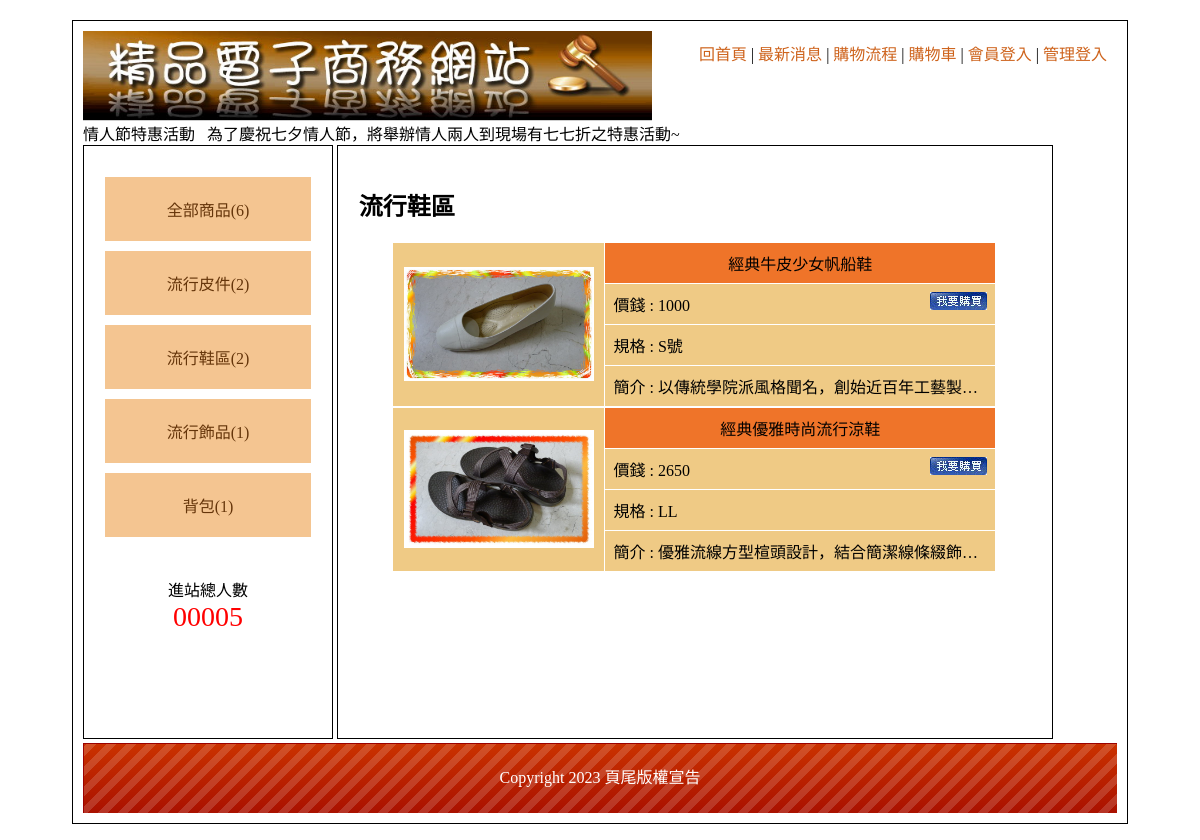
The page /?th=2 on the database its author committed.
### tables this page shows
CREATE TABLE `th` (
  `id` int(8) UNSIGNED NOT NULL,
  `name` text NOT NULL,
  `parent` int(8) UNSIGNED NOT NULL DEFAULT 0
);

CREATE TABLE `products` (
  `id` int(8) UNSIGNED NOT NULL,
  `name` text NOT NULL,
  `no` text NOT NULL,
  `price` int(10) UNSIGNED NOT NULL,
  `spec` text NOT NULL,
  `stock` int(10) UNSIGNED NOT NULL,
  `img` text NOT NULL,
  `intro` text NOT NULL,
  `big` int(8) UNSIGNED NOT NULL,
  `mid` int(8) UNSIGNED NOT NULL,
  `sh` tinyint(1) UNSIGNED NOT NULL DEFAULT 1
);

CREATE TABLE `bottom` (
  `id` int(4) UNSIGNED NOT NULL,
  `bottom` text NOT NULL
);

### api/base.php (called while the page is built, shortened)
<?php
$Th = new DB('th');
$Products = new DB('products');
$Bottom = new DB('bottom');
class DB
{
    protected $dsn = "mysql:host=localhost;charest=utf8;dbname=db04";
    protected $table;
    protected $pdo;
    function __construct($table)
    {
        $this->table = $table;
        $this->pdo = new PDO($this->dsn, 'root', '');
    }
    protected function arrayToSqlArray($array)
    {
        foreach ($array as $key => $value) {
            $tmp[] = "`$key`='$value'";
        }
        return $tmp;
    }
    public function all(...$args)
    {
        $sql = " SELECT * FROM `$this->table` ";
        if (isset($args[0])) {
            if (is_array($args[0])) {
                $sql .= " WHERE " . join(" && ", $this->arrayToSqlArray($args[0]));
            } else {
                $sql .= $args[0];
            }
        }
        return $this->pdo->query($sql)->fetchAll(PDO::FETCH_ASSOC);
    }
    public function find($find)
    {
        $sql = " SELECT * FROM `$this->table` WHERE ";
        if (is_array($find)) {
            $sql .= join(" && ", $this->arrayToSqlArray($find));
        } else {
            $sql .= " `id` = " . $find;
        }
        return $this->pdo->query($sql)->fetch(PDO::FETCH_ASSOC);
    }
    protected function math($math, $field, $condition)
    {
        $sql = " SELECT $math($field) FROM `$this->table` ";
        if ($condition !== 1) {
            if (is_array($condition)) {
                $sql .= " WHERE " . join(" && ", $this->arrayToSqlArray($condition));
            } else {
                $sql .= $condition;
            }
        }
        return $this->pdo->query($sql)->fetchColumn();
    }
    public function count($condition)
    {
        return $this->math('COUNT', '*', $condition);
    }
}
?>

### index.php (the view, shortened to what this page needs)
<?php
include_once "./api/base.php";
?>
<!DOCTYPE html PUBLIC "-//W3C//DTD XHTML 1.0 Transitional//EN" "http://www.w3.org/TR/xhtml1/DTD/xhtml1-transitional.dtd">
<html xmlns="http://www.w3.org/1999/xhtml">
<head>
        <link href="./css/css.css" rel="stylesheet" type="text/css">
</head>
<body>
        <div id="main">
                <div id="top">
                        <a href="./index.php">
                                <img src="./icons/0416.jpg" width="55%;">
                        </a>
                        <div style="padding:10px;float:right">
                                <a href="?">回首頁</a> |
                                <a href="?do=news">最新消息</a> |
                                <a href="?do=look">購物流程</a> |
                                <a href="?do=buycart">購物車</a> |
                                <?php
                                if (isset($_SESSION['member'])) {
                                ?>
                                        <a href="./api/logout.php?table=member" style="color:#f00;">會員登出</a>
                                <?php
                                } else { ?>
                                        <a href="?do=login">會員登入</a>
                                <?php
                                }
                                ?>
                                |
                                <?php
                                if (isset($_SESSION['admin'])) {
                                ?>
                                        <a href="./back.php?do=admin" style="color:#f00;">返回管理</a>
                                <?php
                                } else { ?>
                                        <a href="?do=admin">管理登入</a>
                                <?php
                                }
                                ?>
                        </div>
                        <marquee behavior="" direction="">
                                情人節特惠活動 &nbsp; 為了慶祝七夕情人節，將舉辦情人兩人到現場有七七折之特惠活動~
                        </marquee>
                </div>
                <div id="left" class="ct">
                        <div style="min-height:400px;">
                                <a href="?th=0">全部商品(<?= $Products->count(['sh' => 1]); ?>)</a>
                                <?php
                                $bigs = $Th->all(['parent' => 0]);
                                foreach ($bigs as $big) {
                                        echo "<div class='ww'>";
                                ?>
                                        <a href="?th=<?= $big['id']; ?>"><?= $big['name']; ?>(<?= $Products->count(['sh' => 1, 'big' => $big['id']]); ?>)</a>
                                <?php
                                        echo "</div>";
                                }
                                ?>
                        </div>
                        <span>
                                <div>進站總人數</div>
                                <div style="color:#f00; font-size:28px;">
                                        00005 </div>
                        </span>
                </div>
                <div id="right">
                        <?php
                        $do = $_GET['do'] ?? 'main';
                        $file = "./front/" . $do . ".php";
                        if (file_exists($file)) {
                                include_once $file;
                        } else {
                                include_once "./front/main.php";
                        }
                        ?>
                </div>
                <div id="bottom" style="line-height:70px;background:url(./icons/bot.png); color:#FFF;" class="ct">
                        <?= $Bottom->find(1)['bottom']; ?></div>
        </div>
</body>
</html>

### front/main.php
<?php
if (isset($_GET['th']) && $_GET['th'] != 0) {
    $th = $Th->find($_GET['th']);
    if ($th['parent'] == 0) {
        $nav = $th['name'];
        $rows = $Products->all(['sh' => 1, 'big' => $th['id']]);
    } else {
        $big = $Th->find($th['parent']);
        $nav = $big['name'] . ">" . $th['name'];
        $rows = $Products->all(['sh' => 1, 'mid' => $th['id']]);
    }
} else {
    $nav = '全部商品';
    $rows = $Products->all(['sh' => 1]);
}
?>
<h2><?= $nav; ?></h2>
<div class="all ">
    <?php
    foreach ($rows as $row) {
    ?>
        <div class="flexCenterCenter pp bor-wh">
            <div style="width: 35%;box-sizing:border-box;" class="flexCenterCenter pp ct">
                <a href="?do=detail&id=<?= $row['id']; ?>">
                    <img style="object-fit:cover; width:90%; " src="./upload/<?= $row['img']; ?>" alt="">
                </a>
            </div>
            <div style="width: 65%;box-sizing:border-box">
                <div class="pd ct tt bor-wh bor-bt-none bor-tp-none"><?= $row['name']; ?> </div>
                <div class="pd pp bor-wh bor-bt-none">價錢 : <?= $row['price']; ?><a href="?do=detail&id=<?= $row['id']; ?>" style="float: right;"><img src="./icons/0402.jpg" alt=""></a></div>
                <div class="pd pp bor-wh bor-bt-none">規格 : <?= $row['spec']; ?></div>
                <div class="pd pp bor-wh bor-bt-none single-ellipsis">簡介 : <?= $row['intro']; ?></div>
            </div>
        </div>
    <?php
    }
    ?>
</div>

### css/css.css (style rules this page uses)
body { font-family: "微軟正黑體"; }
#main { width: 1034px; padding: 10px; margin: 20px auto 20px auto; border: #000 solid 1px; min-height: 768px; }
#top a { color: #CE631C; text-decoration: none; }
#left { display: inline-block; width: 20%; padding: 2%; min-height: 550px; vertical-align: top; border: #000 1px solid; }
#left a { display: block; padding: 20px 5px 20px 5px; text-decoration: none; background: #F4C591; margin: 10px auto 10px auto; color: #65350A; }
.ct { text-align: center; }
#right { display: inline-block; width: 65%; padding: 2%; min-height: 550px; border: #000 1px solid; height: 550px; overflow: auto; }
#bottom { height: 70px; background: url(../icons/bot.png); background-size: cover; }
.all { width: 90%; margin: 10px auto 10px auto; }
.tt { background: #EF7429; }
.pp { background: #EFCA85; }
.flexCenterCenter { display: flex; justify-content: center; align-items: center; flex-wrap: wrap; }
#left { height: 550px; }
.bor-wh { border: 1px solid #fff; }
.bor-bt-none { border-bottom: none; }
.bor-tp-none { border-top: none; }
.pd { padding: 8px; }
.single-ellipsis { overflow: hidden; text-overflow: ellipsis; white-space: nowrap; }

### rows shown on the page
th: name "流行皮件", count "2"
th: name "流行鞋區", id "2"
th: name "流行飾品", count "1"
th: name "背包", count "1"
products: img (picture), name "經典牛皮少女帆船鞋", price "1000", spec "S號", intro "以傳統學院派風格聞名，創始近百年工藝製…"
products: img (picture), name "經典優雅時尚流行涼鞋", price "2650", spec "LL", intro "優雅流線方型楦頭設計，結合簡潔線條綴飾…"
bottom: bottom "Copyright 2023 頁尾版權宣告"

### other values the page prints
$Products->count(['sh' => 1]) "6"
